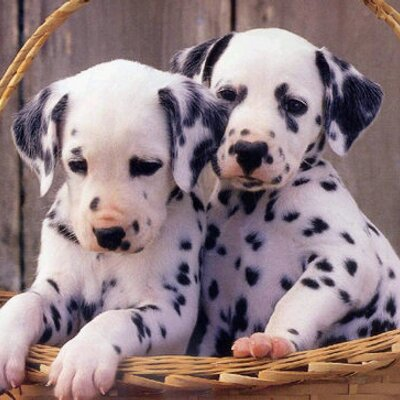
//> input picture draw/convolution_class/dalmatas.jpg, 400 x 400 px
$ ./convolution_c dalmatas.jpg   (built with g++ and OpenCV 4)
//> lines starting //> are read from the running program, lines starting //| are printed output that depends on the picture
/*
Convolution matrix to fill "blank" spaces
*/

#include "opencv2/core/core.hpp"
#include <opencv2/highgui/highgui.hpp>
#include <stdio.h>


#define SIZE 400
using namespace cv;
using namespace std;

//Beginning of Functions
void set_background(int ptr_image[][SIZE], int color);

void print_image(int[][SIZE]);

void paint(int ptr_image[][SIZE], int x1, int y1, int x2, int y2, int color);

void complete_half(int ptr_image[][SIZE]);

void draw_in_canvas(Mat ptr_canvas, int ptr_image[][SIZE], int resize, int translate);

void convolution_op(Mat ptr_canvas, Mat ptr_canvas_final, int resize, int translate);
//End of functions

//Beginning of main
int main(int argc, char** argv)
{
    int image[SIZE][SIZE];

    set_background(image, 255);

    //Left side
    paint(image, 14, 4, 28, 6, 0);

    //Up-left side
    paint(image, 10, 6, 16, 8, 0);
    paint(image, 8, 8, 12, 10, 0);
    paint(image, 6, 10, 10, 12, 0);
    paint(image, 6, 12, 8, 16, 0);

    //top
    paint(image, 4, 14, 6, 20, 0);

    //Down-left side
    paint(image, 26, 6, 30, 8, 0);
    paint(image, 26, 8, 34, 10, 0);
    paint(image, 32, 10, 36, 12, 0);

    //Down
    paint(image, 34, 12, 36, 20, 0);

    //Face
    paint(image, 24, 10, 28, 12, 0);
    paint(image, 24, 12, 26, 20, 0);
    paint(image, 26, 16, 30, 18, 0);

    //Inside mushroom (5 up)
    paint(image, 10, 10, 14, 12, 200);
    paint(image, 12, 12, 22, 14, 200);
    paint(image, 12, 14, 16, 16, 200);
    paint(image, 10, 16, 14, 18, 200);
    paint(image, 6, 18, 14, 20, 200);

    //Inside mushroom (2 down)
    paint(image, 22, 6, 24, 16, 200);
    paint(image, 24, 6, 26, 10, 200);

    //Completing the half "automatically"
    complete_half(image);

    int resize = 1;
    int translate = 0;
    int new_size = (SIZE + translate) * resize;

    //Mat canvas = imread(argv[1], CV_LOAD_IMAGE_GRAYSCALE);
    //Mat canvas_f(SIZE * resize, SIZE * resize, CV_8UC1, Scalar(0));
    Mat canvas(new_size, new_size, CV_8UC1, Scalar(0));
    Mat canvas_final(new_size, new_size, CV_8UC1, Scalar(0));

    //draw_in_canvas(canvas, image, resize, translate);
    canvas = imread(argv[1], CV_LOAD_IMAGE_GRAYSCALE);
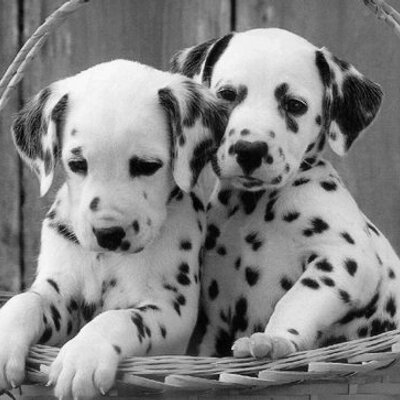
//> canvas: 400 rows x 400 cols, CV_8UC1; min 0, max 255, mean 131.8

    convolution_op(canvas, canvas_final, resize, translate);

    namedWindow("img", WINDOW_AUTOSIZE);
    imshow("img", canvas_final);

    waitKey(0);
    waitKey(0);
    waitKey(0);

    return 0;
} //End of main

//Beginning of set_background
void set_background(int ptr_image[][SIZE], int color)
{
    for (int i = 0; i < SIZE; i++)
    {
        for (int j = 0; j < SIZE; j++)
        {
            ptr_image[i][j] = color;
        }
    }
} //End of set_background

//Beginning of print_image
void print_image(int ptr_image[][SIZE])
{
    for (int i = 0; i < SIZE; i++)
    {
        for (int j = 0; j < SIZE; j++)
        {
            printf("%d ", ptr_image[i][j]);
        }
        printf("\n");
    }
} //End of print_image

//Beginning of paint
void paint(int ptr_image[][SIZE], int x1, int y1, int x2, int y2, int color)
{
    int resize = SIZE / 40;

    for (int i = x1 * resize; i < x2 * resize; i++)
    {
        for (int j = y1 * resize; j < y2 * resize; j++)
        {
            ptr_image[i][j] = color;
        }
    }
} //End of paint

//Beginning of complete_half
void complete_half(int ptr_image[][SIZE])
{
    int aux = SIZE - 1;

    for (int i = 0; i < SIZE; i++)
    {
        aux = SIZE - 1;

        for (int j = 0; j < SIZE / 2; j++)
        {
            ptr_image[i][aux] = ptr_image[i][j];
            aux--;
        }
    }
} //End of complete_half

//Beginning of draw_in_canvas
void draw_in_canvas(Mat ptr_canvas, int ptr_image[][SIZE], int resize, int translate)
{
    int i, j;

    for (i = 0; i < SIZE; i++)
    {
        for (j = 0; j  < SIZE; j++)
        {
            ptr_canvas.at<uchar>((i  + translate) * resize, (j + translate) * resize) = ptr_image[i][j];
        }
    }
}//End of draw_in_canvas

void convolution_op(Mat ptr_canvas, Mat ptr_canvas_final, int resize, int translate)
{
//> called with resize = 1, translate = 0
    int sum_convolution(Mat p_ptr_canvas, int i, int j, int size);
    int new_size = (SIZE + translate) * resize;
    int result = 0;
    int i, j;

    for (i = 0; i < new_size; i++)
    {
        for (j = 0; j < new_size; j++)
        {
            result = sum_convolution(ptr_canvas, i, j, new_size);
            ptr_canvas_final.at<uchar>(i, j) = result;
        }
    }
//> this loop made 400 passes
//> result on passes 1 to 3: 6, 0, 0
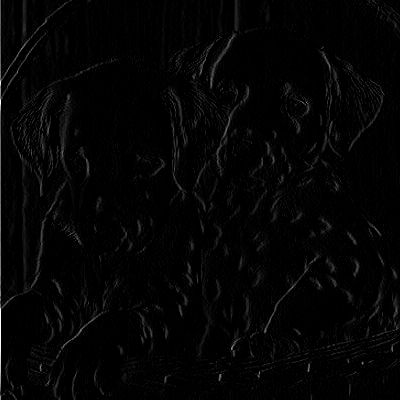
//> ptr_canvas_final: 400 rows x 400 cols, CV_8UC1; min 0, max 255, mean 4.3
//> after the loop, result = 1
} //End of paint

int sum_convolution(Mat p_ptr_canvas, int i, int j, int size)
{
    // [6 lines of commented-out code are left out]
    int con_matrix[][3]= {{0, 0, 0}, {-1, 1, 0}, {0, 0, 0}};
    int sum = 0;

    if (i - 1 >= 0 & j - 1 >= 0)
    {
        sum += p_ptr_canvas.at<uchar>(i - 1, j - 1) * con_matrix[0][0];
    }
    if (i - 1 >= 0)
    {
        sum += p_ptr_canvas.at<uchar>(i - 1, j) * con_matrix[0][1];
    }
    if (i - 1 >= 0 & j + 1 < size)
    {
        sum += p_ptr_canvas.at<uchar>(i -1, j + 1) * con_matrix[0][2];
    }
    if (j + 1 < size)
    {
        sum += p_ptr_canvas.at<uchar>(i, j + 1) * con_matrix[1][2];
    }
    if (i + 1 < size & j + 1 < size)
    {
        sum += p_ptr_canvas.at<uchar>(i + 1, j + 1) * con_matrix[2][2];
    }
    if (i + 1 < size)
    {
        sum += p_ptr_canvas.at<uchar>(i + 1, j) * con_matrix[2][1];
    }
    if (i + 1 < size & j - 1 >= 0)
    {
        sum += p_ptr_canvas.at<uchar>(i + 1, j - 1) * con_matrix[2][0];
    }
    if (j - 1 >= 0)
    {
        sum += p_ptr_canvas.at<uchar>(i, j - 1) * con_matrix[1][0];
    }

    sum += p_ptr_canvas.at<uchar>(i, j) * con_matrix[1][1];
    sum += sum / 9;

    if (sum > 255)
    {
        sum = 255;
    }else if (sum < 0)
    {
        sum = 0;
    }

    return sum;
}

$ run again, on draw/convolution_class/labra.png
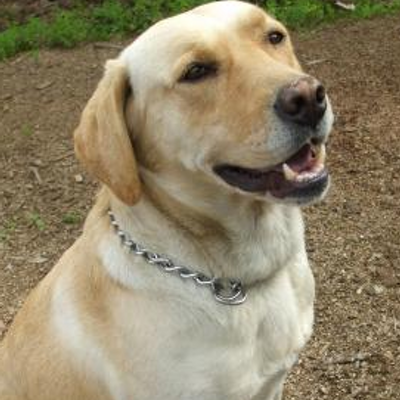
//> input picture draw/convolution_class/labra.png, 400 x 400 px
//> `canvas = imread(argv[1], CV_LOAD_IMAGE_GRAYSCALE);`:
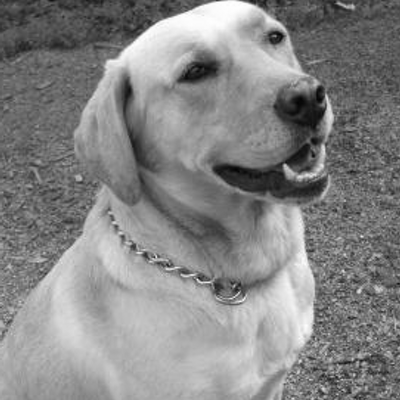
//> canvas: 400 rows x 400 cols, CV_8UC1; min 4, max 254, mean 133.6
//> the loop in convolution_op, `for (i = 0; i < new_size; i++)` made 400 passes
//> result on passes 1 to 3: 0, 0, 0
//> after the loop in convolution_op, `for (i = 0; i < new_size; i++)`:
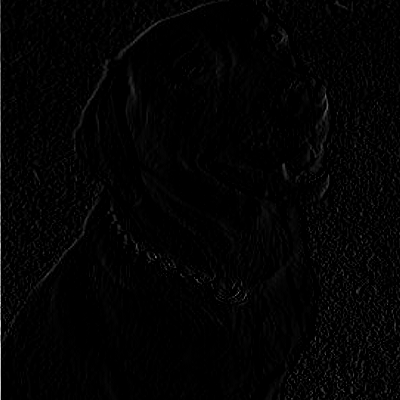
//> ptr_canvas_final: 400 rows x 400 cols, CV_8UC1; min 0, max 210, mean 3.3
//> after the loop in convolution_op, `for (i = 0; i < new_size; i++)`: result = 0
